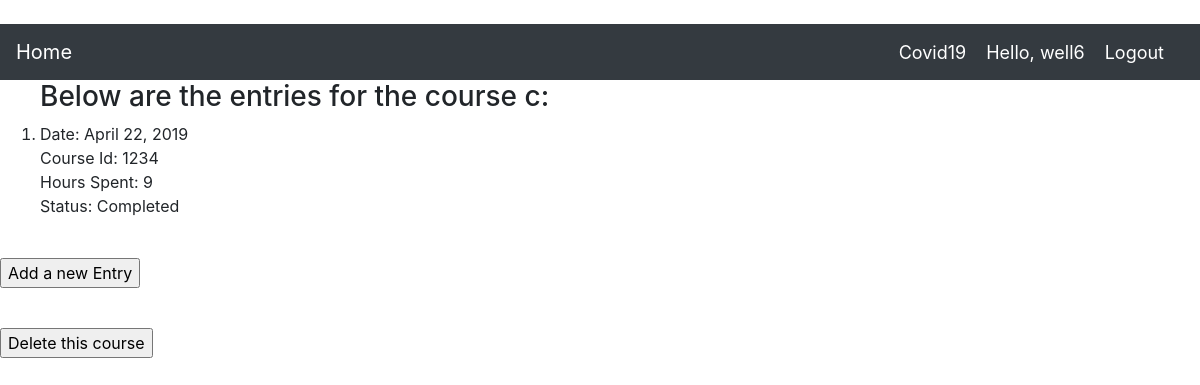
/entrypage/9 (signed in), run on the app's committed database.
### learning_logs/models.py (models this page shows)
class Course(models.Model):
    course_name=models.CharField(max_length=100)
    owner=models.ForeignKey(User, on_delete=models.CASCADE)
    def __str__(self):
        return self.course_name

class Entry(models.Model):
    course_name=models.ForeignKey(Course, on_delete=models.CASCADE)
    course_id=models.CharField(max_length=10)
    Date=models.DateField()
    Hours_spent=models.IntegerField()
    statuses=[
        ('In Progress','In Progress'),
        ('Completed','Completed'),
        ]
    status=models.CharField(max_length=15, choices=statuses)
    class Meta:
        verbose_name_plural='entries'

### learning_logs/views.py (the view)
# urls.py: path('entrypage/<int:cid>',views.entrypage,name='entrypage'),
@login_required(login_url='users:login')
def entrypage(request, cid):
    course=Course.objects.get(id=cid)
    entries=course.entry_set.all()
    context={'entries':entries,'cid':cid,'course':course}
    return render(request,'entrypage.html',context)

### Templates/entrypage.html
{% extends 'basepage.html' %}
{% block content %}
{% if entries %}
    <ol>
        <h3>Below are the entries for the course {{course}}:</h3>
        {% for entry in entries %}
        <li>
            Date:  {{entry.Date}}<br />
            Course Id:  {{entry.course_id}}<br />
            Hours Spent:  {{entry.Hours_spent}}<br />
            Status:  {{entry.status}}<br /><br />
        </li>
        {% endfor %}
     </ol>
{% else %}
        <p>Oops! No entries Yet.</p>
{% endif %}
<form action="{% url 'learning_logs:addentry' cid %}">
    <input type="submit" value="Add a new Entry" ></input>
</form><br />
        <form action="{% url 'learning_logs:delete_course' cid %}">
            <input type="submit" value="Delete this course"></input>
        </form>
{% endblock content %}

### Templates/basepage.html (shortened to what this page needs)
﻿<!doctype html>
<html lang="en">
<head>
    {% load static %}
    <link rel="stylesheet" href="https://stackpath.bootstrapcdn.com/bootstrap/4.4.1/css/bootstrap.min.css">
</head>
<body>
    <header>
        <nav class="navbar navbar-expand-lg navbar-dark bg-dark">
            <a class="navbar-brand" href="{% url 'learning_logs:home' %}">Home</a>
            <div class="collapse navbar-collapse" id="navbarSupportedContent">
                <ul class="navbar-nav ml-auto">
                    {% if user.is_authenticated %}
                    <li class="nav-item">
                        <a class="hello-msg" href="{% url 'learning_logs:covid19' %}">Covid19</a>
                    </li>
                    <span class="hello-msg">Hello, {{request.user}}</span>
                    <li class="nav-item">
                        <a class="hello-msg" href="{% url 'users:logout' %}">Logout</a>
                    </li>
                    {% else %}
                        <li class="nav-item">
                        <a class="hello-msg" href="{% url 'learning_logs:covid19' %}">Covid19</a>
                        </li>
                        <a class="hello-msg" href="{% url 'users:register' %}">Register</a>
                        <a class="hello-msg" href="{% url 'users:login' %}">Login</a>
                    {% endif %}
                </ul>
            </div>
        </nav>
    </header>
{% block content %}{% endblock content %}

### Templates/basepage.html (style rules this page uses)
.hello-msg { font-size: 18px; color: #fff; margin-right: 20px; }

### data on the page
Course: course_name "c"
Entry: Date "April 22, 2019", course_id "1234", Hours_spent "9", status "Completed"

### other printed values
{{ request.user }} "well6"
